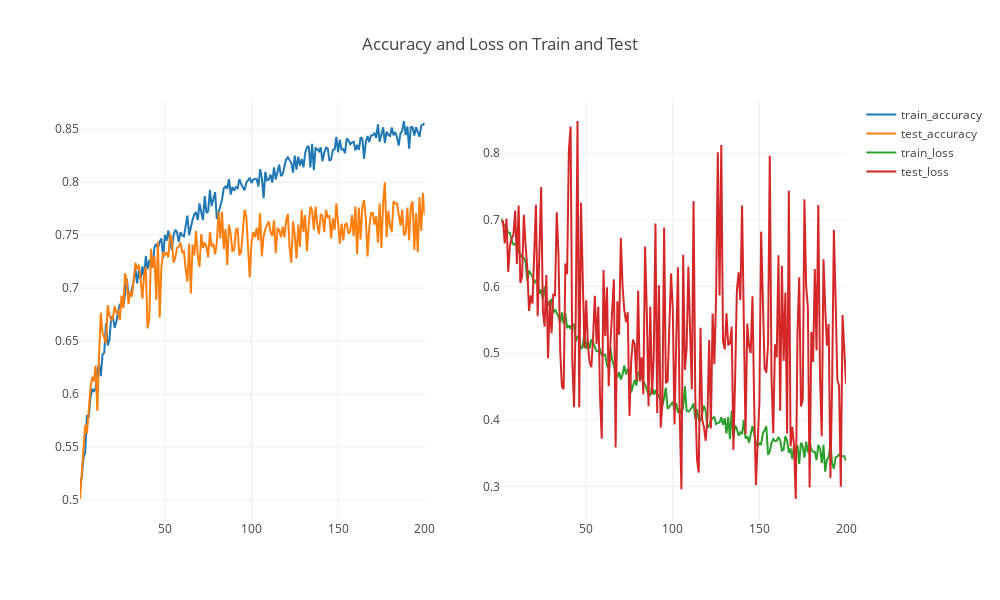

Notebook code cell kept with this figure:
### Code cell
plot_history(model_info2, nb_epochs=epochs)

### Figure 1 — Plotly figure (JSON) as saved in the notebook; plotly's stock layout.template omitted (floating-point values rounded to 4 significant figures; data arrays with more than 128 entries replaced by an {"elided": "..."} marker saying what was removed)
{"data": [{"mode": "lines", "name": "train_accuracy", "type": "scatter", "uid": "c3aa207a-f6cb-11e9-af88-68ecc5c86116", "x": {"elided": "200 int values"}, "xaxis": "x", "y": {"elided": "200 float values"}, "yaxis": "y"}, {"name": "test_accuracy", "type": "scatter", "uid": "c3aa207b-f6cb-11e9-8aee-68ecc5c86116", "x": {"elided": "200 int values"}, "xaxis": "x", "y": {"elided": "200 float values"}, "yaxis": "y"}, {"name": "train_loss", "type": "scatter", "uid": "c3aa207c-f6cb-11e9-96ec-68ecc5c86116", "x": {"elided": "200 int values"}, "xaxis": "x2", "y": {"elided": "200 float values"}, "yaxis": "y2"}, {"mode": "lines", "name": "test_loss", "type": "scatter", "uid": "c3aa207d-f6cb-11e9-b26c-68ecc5c86116", "x": {"elided": "200 int values"}, "xaxis": "x2", "y": {"elided": "200 float values"}, "yaxis": "y2"}], "layout": {"height": 600, "title": {"text": "Accuracy and Loss on Train and Test"}, "width": 1000, "xaxis": {"anchor": "y", "autorange": true, "domain": [0, 0.45], "range": [1, 200], "type": "linear"}, "xaxis2": {"anchor": "y2", "autorange": true, "domain": [0.55, 1], "range": [1, 200], "type": "linear"}, "yaxis": {"anchor": "x", "autorange": true, "domain": [0, 1], "range": [0.4812, 0.8776], "type": "linear"}, "yaxis2": {"anchor": "x2", "autorange": true, "domain": [0, 1], "range": [0.2497, 0.8798], "type": "linear"}}}
